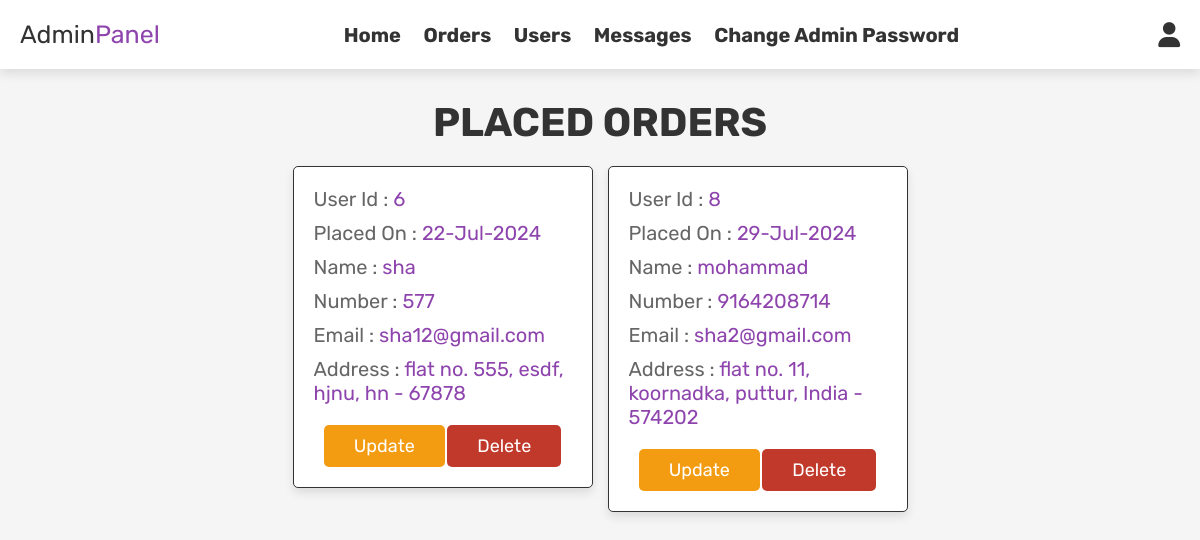
The page /admin_orders.php (signed in) on the database its author committed.
### tables this page shows
CREATE TABLE `orders` (
  `id` int(100) NOT NULL,
  `user_id` int(100) NOT NULL,
  `name` varchar(100) NOT NULL,
  `number` varchar(12) NOT NULL,
  `email` varchar(100) NOT NULL,
  `address` varchar(500) NOT NULL,
  `placed_on` varchar(50) NOT NULL
);

### admin_orders.php (the view, shortened to what this page needs)
<?php
include 'config.php';
?>
<!DOCTYPE html>
<html lang="en">
<head>
   <link rel="stylesheet" href="https://cdnjs.cloudflare.com/ajax/libs/font-awesome/6.0.0/css/all.min.css">
   <link rel="stylesheet" href="css/admin_style.css">
</head>
<body>
<?php include 'admin_header.php'; ?>
<section class="orders">
   <h1 class="title">Placed Orders</h1>
   <div class="box-container">
      <?php
      $select_orders = mysqli_query($conn, "SELECT * FROM `orders`") or die('query failed');
      if(mysqli_num_rows($select_orders) > 0){
         while($fetch_orders = mysqli_fetch_assoc($select_orders)){
      ?>
      <div class="box">
         <p> User Id : <span><?php echo $fetch_orders['user_id']; ?></span> </p>
         <p> Placed On : <span><?php echo $fetch_orders['placed_on']; ?></span> </p>
         <p> Name : <span><?php echo $fetch_orders['name']; ?></span> </p>
         <p> Number : <span><?php echo $fetch_orders['number']; ?></span> </p>
         <p> Email : <span><?php echo $fetch_orders['email']; ?></span> </p>
         <p> Address : <span><?php echo $fetch_orders['address']; ?></span> </p>
         <form action="" method="post">
            <input type="submit" value="update" name="update_order" class="option-btn">
            <a href="admin_orders.php?delete=<?php echo $fetch_orders['id']; ?>" onclick="return confirm('delete this order?');" class="delete-btn">delete</a>
         </form>
      </div>
      <?php
         }
      }else{
         echo '<p class="empty">no orders placed yet!</p>';
      }
      ?>
   </div>
</section>
</body>
</html>

### css/admin_style.css (style rules this page uses)
:root { --purple:#8e44ad; --red:#c0392b; --orange:#f39c12; --black:#333; --white:#fff; --light-color:#666; --light-white:#ccc; --light-bg:#f5f5f5; --border:.1rem solid var(--black); --box-shadow:0 .5rem 1rem rgba(0,0,0,.1); }
* { font-family: 'Rubik', sans-serif; margin:0; padding:0; box-sizing: border-box; outline: none; border:none; text-decoration: none; transition:all .2s linear; }
html { font-size: 62.5%; overflow-x: hidden; }
body { background-color: var(--light-bg); }
section { padding:3rem 2rem; }
.title { text-align: center; margin-bottom: 2rem; text-transform: uppercase; color:var(--black); font-size: 4rem; }
.btn, .option-btn, .delete-btn, .white-btn { display: inline-block; margin-top: 1rem; padding:1rem 3rem; cursor: pointer; color:var(--white); font-size: 1.8rem; border-radius: .5rem; text-transform: capitalize; }
.option-btn { background-color: var(--orange); }
.delete-btn { background-color: var(--red); }
.orders .box-container { display: grid; grid-template-columns: repeat(auto-fit, 30rem); justify-content: center; gap:1.5rem; max-width: 1200px; margin:0 auto; align-items: flex-start; }
.orders .box-container .box { background-color: var(--white); padding:2rem; border:var(--border); box-shadow: var(--box-shadow); border-radius: .5rem; }
.orders .box-container .box p { padding-bottom: 1rem; font-size: 2rem; color:var(--light-color); }
.orders .box-container .box p span { color:var(--purple); }
.orders .box-container .box form { text-align: center; }

### rows shown on the page
orders: user "6", placed_on "22-Jul-2024", name "sha", number "577", email "sha12@gmail.com", address "flat no. 555, esdf, hjnu, hn - 67878"
orders: user "8", placed_on "29-Jul-2024", name "mohammad", number "9164208714", email "sha2@gmail.com", address "flat no. 11, koornadka, puttur, India - 574202"
